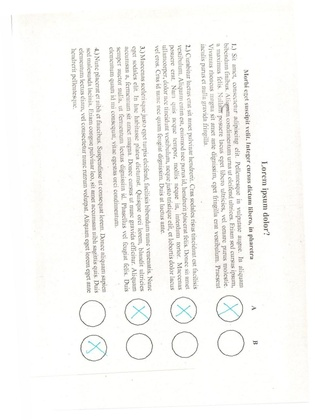
%> input picture input/1.jpg, 315 x 420 px, shrunk from 964 x 1286 before the run
$ octave --eval "result = find_rotation_angle(rgb2gray(imread('input/1.jpg')));"   (GNU Octave 9; MATLAB toolbox functions it lacks are replaced by stand-ins)
%> lines starting %> are read from the running program, lines starting %| are printed output that depends on the picture; in (x1, y1, x2, y2) boxes, pixels count from 0 and x2, y2 are one past the last pixel; in counts of white or black regions, pixels touching at a corner belong together; the program's own positions count from 1
### my_hough.m
function [H] = my_hough(input_img)
    [w, h] = size(input_img);
    r_max = ceil(hypot(w, h));
    H = zeros( 2*r_max+ 1 , 180);

     for i = 1:w
        for j = 1:h
            if input_img(i, j) ~= 0
                for theta = 1:180
                    r = round(i*cosd(theta) + j*sind(theta), 0);
                    H(r + r_max + 1, theta) = H(r + r_max + 1, theta) + 1;
                end
            end
        end
    end
end

### non_max_sup.m
function [r_vect, t_vect] = non_max_sup(A, k, p)
    r_vect = [];
    t_vect = [];

    while k > 0
        [val, index] = max(A(:));
        [r, theta] = ind2sub(size(A), index);

        r_vect = [r_vect, r];
        t_vect = [t_vect, theta];

        x1 = max(1, r - p);
        x2 = min(r + p, size(A, 1));

        y1 = max(1, theta - p);
        y2 = min(theta + p, size(A, 2));

        A(x1:x2, y1:y2) = 0;

        k = k - 1;
    end

end

### find_rotation_angle.m
function [rotation_angle] = find_rotation_angle(image)
    edges = edge(image, "canny");
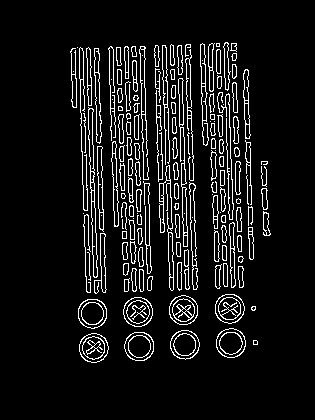
%> edges: size 420x315 logical; 8.5% white in thin lines or dots, all inside (x1, y1, x2, y2) = (70, 42, 271, 363)
    ft = fftshift(fft2(edges));
    dft_phase = angle(ft);
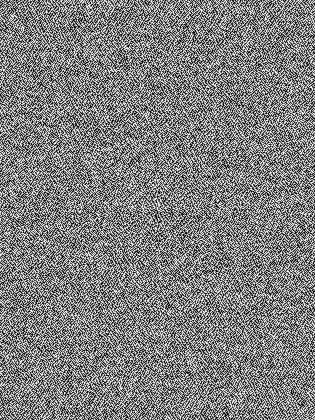
%> dft_phase: size 420x315 double; min -3.14, max 3.14, mean -9.94e-19; drawn with min black and max white
    dft_magnitude = mat2gray(log(abs(ft)+1));
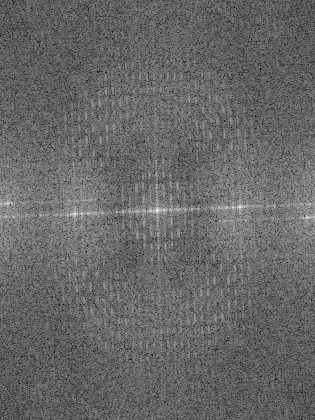
%> dft_magnitude: size 420x315 double; min 0, max 1, mean 0.407
    dft_magnitude = edge(dft_magnitude, "canny", 0.7);
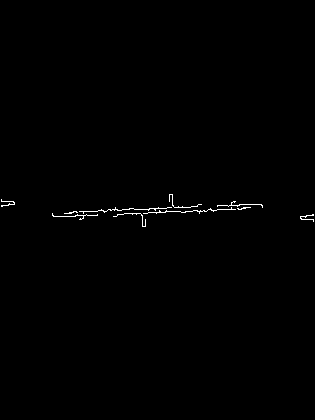
%> dft_magnitude: size 420x315 logical; 0.42% white in thin lines or dots, all inside (x1, y1, x2, y2) = (1, 194, 314, 227)

    canny_th = 0.17;
    non_max_sup__k = 1;
    non_max_sup__p = 3;

    E = edge(dft_magnitude, 'Canny', canny_th);
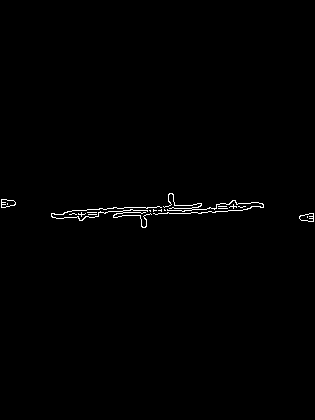
%> E: size 420x315 logical; 0.66% white in thin lines or dots, all inside (x1, y1, x2, y2) = (1, 193, 314, 228)
    H = my_hough(E);
%> after the loop in my_hough, `for i = 1:w`:
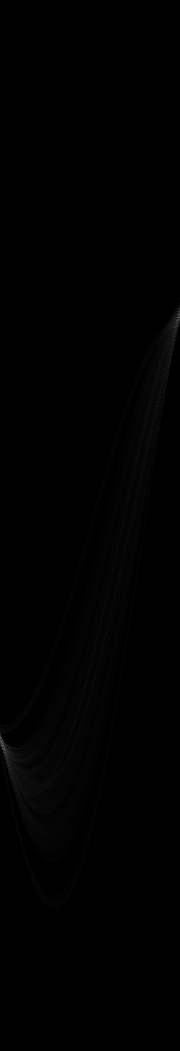
%> H: size 1051x180 double; min 0, max 101, mean 0.8
%> after the loop in my_hough, `for i = 1:w`: r = -228
    [~, rotation_angle] = non_max_sup(H, non_max_sup__k, non_max_sup__p);
%> the loop in non_max_sup, `while k > 0` made 1 pass
%> (val, index, r, theta, r_vect, t_vect, x1, x2) on pass 1: (101, 1797, 746, 2, 746, 2, 743, 749)
%> after the loop in non_max_sup, `while k > 0`:
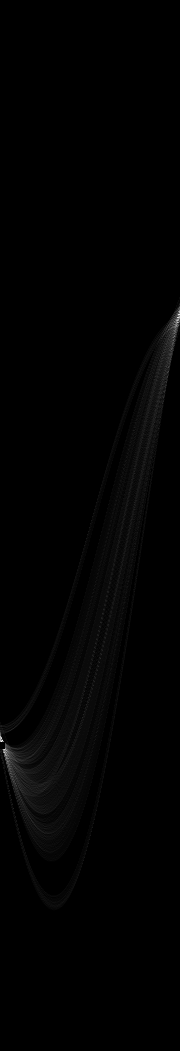
%> A: size 1051x180 double; 0.02% of pixels changed, all inside (x1, y1, x2, y2) = (0, 742, 5, 749); drawn with min black and max white
%> after the loop in non_max_sup, `while k > 0`: k = 0
%> rotation_angle = 2
end
